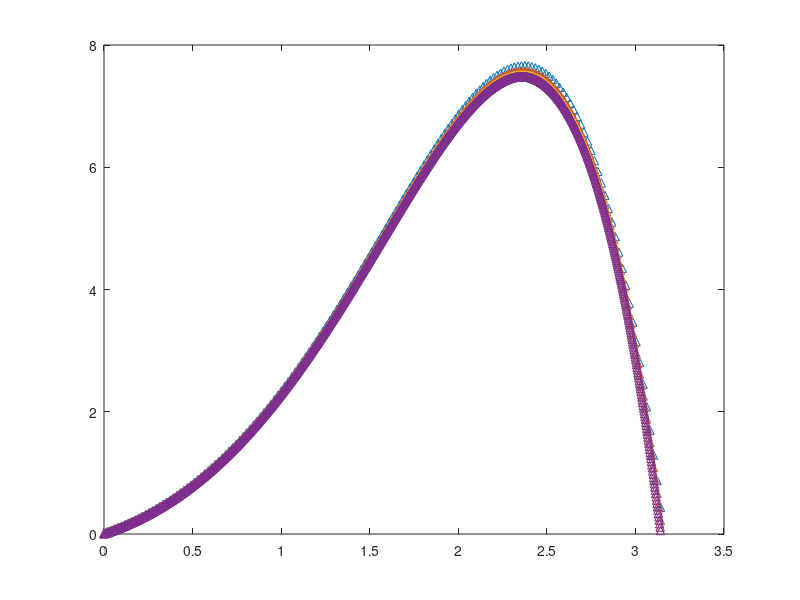
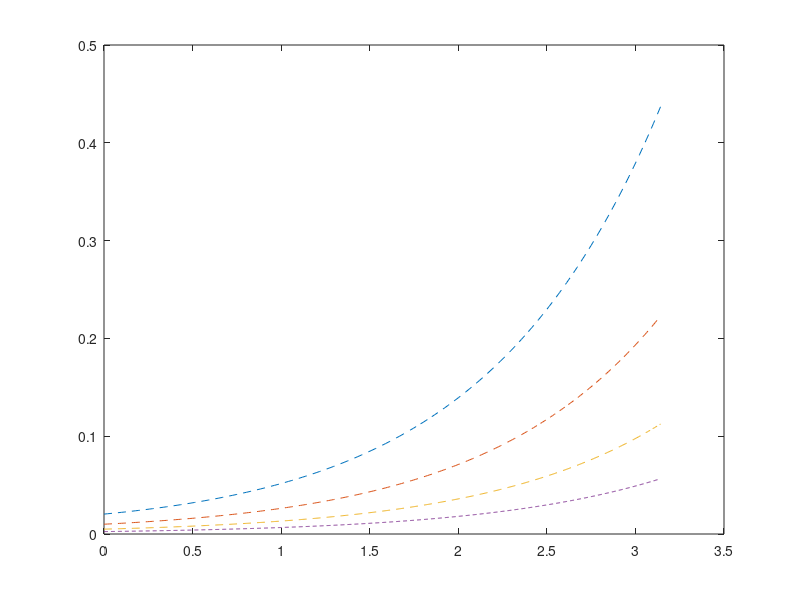

Write MATLAB code to recreate these figures, in order.
for ii=5:8
M=10*(2^(ii-1));
xa=0;xb=pi;
h=(xb-xa)/M;
x=xa:h:xb;x=x';
u=zeros(M+1,1);
F1 =@(x) exp(x).*(sin(x)-2*cos(x));
row1=zeros(M+1,1);

row1(1,1)=2+h^2;row1(2,1)=-1;
A=toeplitz(row1);
H=zeros(M+1,1);
H(1) = 0;
H(M+1) = 0;
H(2:M,1) = h^2*F1(x(2:M));
u=A\H;
F=zeros(M,1);
for j=1:M+1
    F(j)=exp(x(j))*sin(x(j));
end
error=abs(u-F);
MaxErr(ii) = max((error));
disp(['最大误差: ', num2str(MaxErr(ii))]);
figure(1)
plot(x,u,'^')
hold on
figure(2)
plot(x,error,'--')
hold on
end
for j=5:7
    ord=MaxErr(j)/MaxErr(j+1);
    disp(ord)
end
